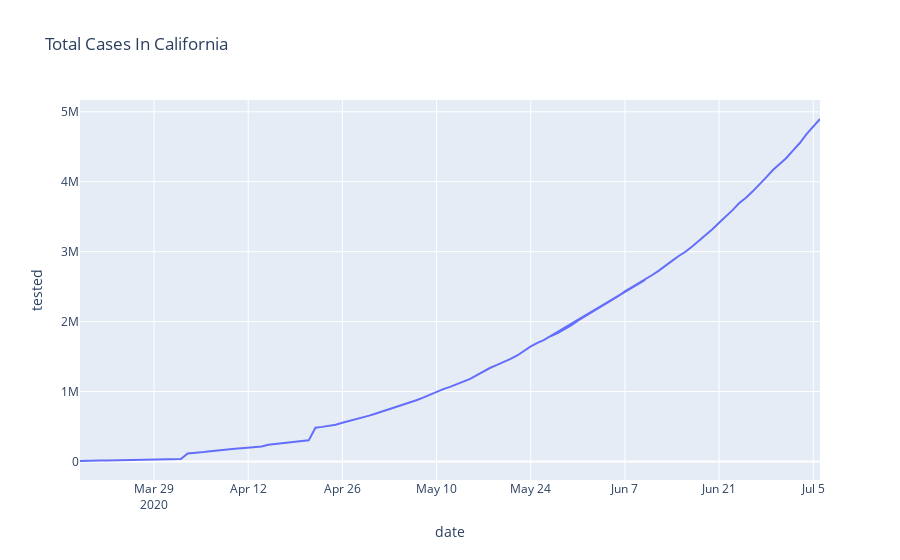

This figure's notebook cell:
### Code cell
fig = px.line(cali_corona_testing_data, x="date", y="tested", title='Total Cases In California')
fig.show()
